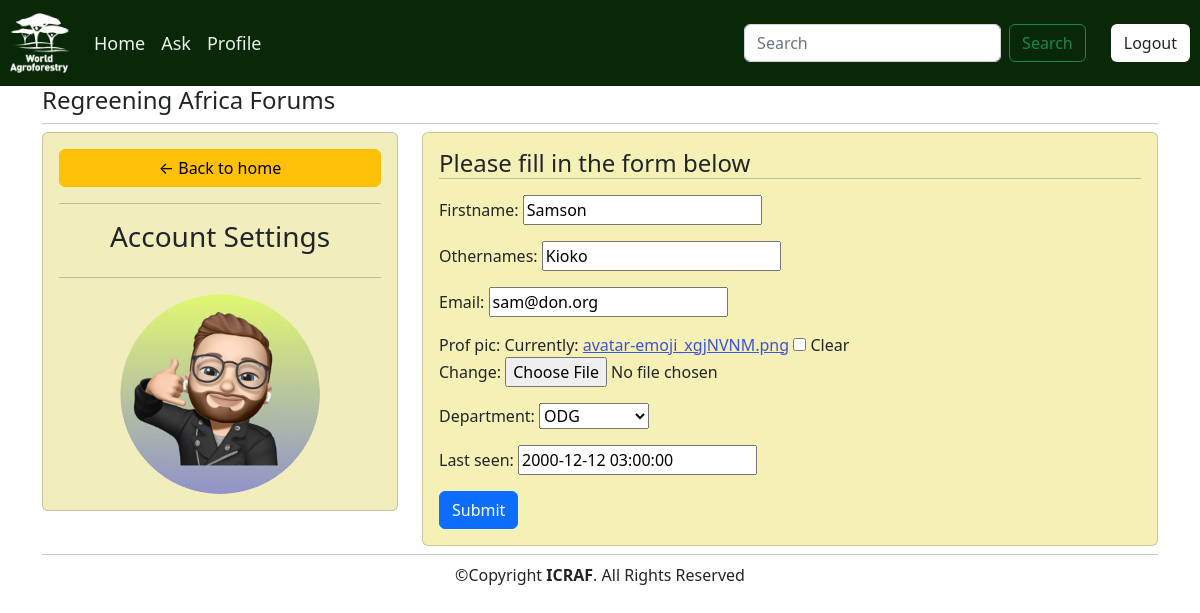
Page /profile/ (signed in) on the committed database.
### forum_app/models.py (models this page shows, shortened)
class Profile(models.Model):
    user = models.OneToOneField(User, null=True, blank=True, on_delete=models.CASCADE)
    firstname = models.CharField(max_length=100, blank=True)
    othernames = models.CharField(max_length=200, blank=True)
    email = models.EmailField(max_length=100, blank=True)
    prof_pic = models.ImageField(null=True, blank=True)
    department = models.CharField(max_length=50, choices=departments)
    last_seen = models.DateTimeField(null=True)

### forum_app/views.py (the view, shortened to what this page needs)
# urls.py: path('profile/', views.profile_settings, name='profile_settings'),
@login_required
def profile_settings(request):
    profile = request.user.profile
    form = ProfileForm(instance=profile)
    context = {'form':form}
    return render(request, 'profile_settings.html', context)

### forum_app/forms.py
class ProfileForm(forms.ModelForm):
    class Meta:
        model = Profile
        fields = '__all__'
        exclude = ['user']

### templates/profile_settings.html (shortened to what this page needs)
{%extends 'base.html'%}
{%block content%}
<div class="row">
    <div class="col-md-4">
        <div class="card card-body" style="background-color:#f1edbc">
            <a href="{% url 'home'%}" class="btn btn-warning">&#8592; Back to home</a>
            <hr>
            <h3 style="text-align:center">Account Settings</h3>
            <hr>
            <img src="{%if request.user.profile.prof_pic%}
            {{request.user.profile.prof_pic.url}}
            {%else%}
            {{request.user.profile.get_first_letter}}
            {%endif%}"
             alt="{{request.user.username}}" class="profile_pic">
        </div>
    </div>
    <div class="col-md-8">
        <div class="card card-body" style="background-color:#f5f0b5">
            <h4 style="margin-bottom:0;">Please fill in the form below </h4>
            <hr style="margin-top:0;">
            <form action="" method="post" enctype="multipart/form-data">
                {{form.as_p}}
                <input class="btn btn-primary" type="submit" name="Update Information">
            </form>
        </div>
    </div>
</div>
{%endblock content%}

### templates/navbar.html (style rules this page uses)
a { color:rgb(63, 83, 214); }
.profile_pic { max-width: 200px; margin: 0 auto; border-radius: 50%; align-items: center; text-align: center; }

### rows in the picture
Profile: firstname "Samson", othernames "Kioko", email "sam@don.org", department "ODG", last_seen "2000-12-12 03:00:00"
